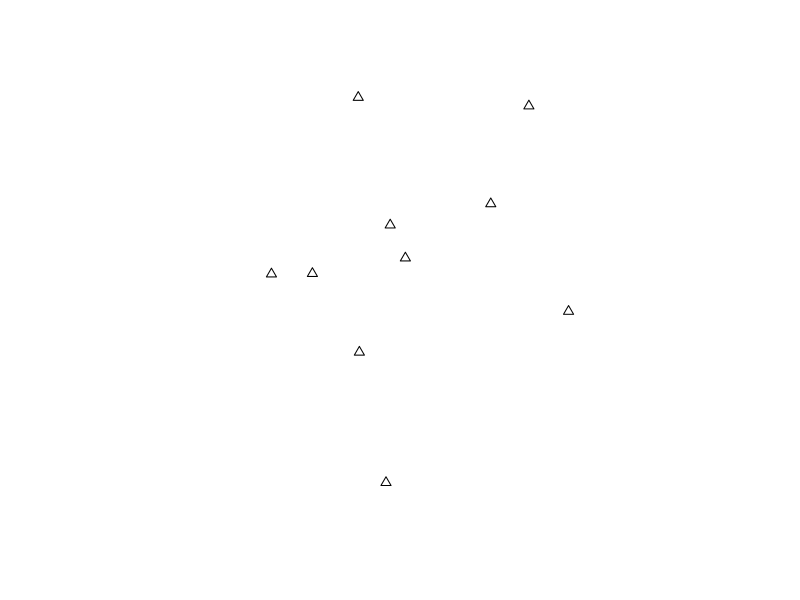
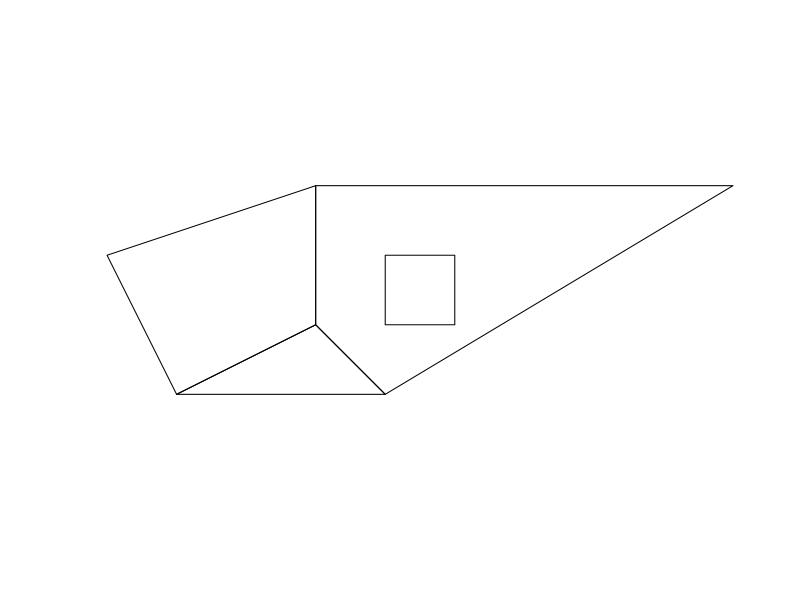
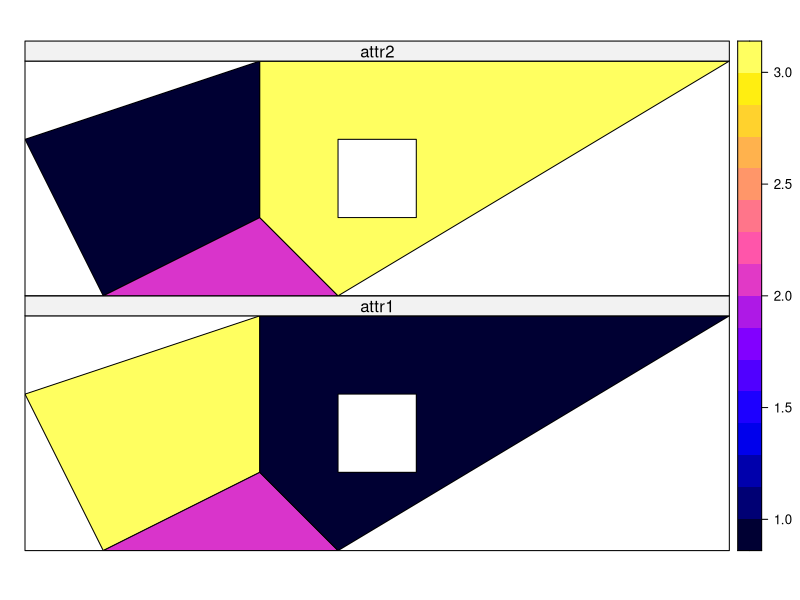

The R script that drew these images, in order:
## ---- chunk 1
library(knitr)
#library(rmdformats)

## libraries needed for R code examples
library(sp)

## Global options
options(max.print="75")
opts_chunk$set(echo=TRUE,
	             cache=TRUE,
               prompt=FALSE,
               tidy=TRUE,
               comment=NA,
               message=FALSE,
               warning=FALSE)
opts_knit$set(width=75)

## ---- chunk 2
xy <- matrix(runif(20), ncol=2) # a matrix with some arbitrary points as coordinates..
xy.sp <- SpatialPoints(xy) # ..converted into a spatial object
plot(xy.sp, pch = 2)
## ---- chunk 3
coordinates(xy.sp)
bbox(xy.sp)
str(xy.sp)
summary(xy.sp)
## ---- chunk 4
df <- data.frame(attr1 = LETTERS[1:10], attr2 = c(10:1))
xy.spdf <- SpatialPointsDataFrame(xy.sp, df)
summary(xy.spdf)
## ---- chunk 5
xy.spdf[1:2, ]        # row 1 and 2 only
xy.spdf[["attr2"]]    # column with "attr2" only
## ---- chunk 6
# create polyon objects from coordinates
Sr1 <-  Polygon(cbind(c(2,4,4,1,2),c(2,3,5,4,2)))
Sr2 <-  Polygon(cbind(c(5,4,2,5),c(2,3,2,2)))
Sr3 <-  Polygon(cbind(c(4,4,5,10,4),c(5,3,2,5,5)))
Sr4 <-  Polygon(cbind(c(5,6,6,5,5),c(4,4,3,3,4)), hole = TRUE)

# create lists of polygon objects from polygon objects and unique ID
Srs1 <-  Polygons(list(Sr1), "s1")
Srs2 <-  Polygons(list(Sr2), "s2")
Srs3 <-  Polygons(list(Sr3, Sr4), "s3/4")

# create spatial polygons object from lists
SpP <-  SpatialPolygons(list(Srs1,Srs2,Srs3), 1:3)
plot(SpP)
## ---- chunk 7
attr <- data.frame(attr1=1:3, attr2=3:1, row.names=c("s3/4", "s2", "s1"))
SrDf <- SpatialPolygonsDataFrame(SpP, attr)
spplot(SrDf)
## ---- chunk 8
str(SrDf)
## ---- chunk 9
SrDf@bbox
## ---- chunk 10
SrDf@data
